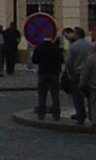
%> input picture crops/pos/img00168.jpg, 96 x 160 px
$ octave compare_hog_configs.m   (GNU Octave 9; MATLAB toolbox functions it lacks are replaced by stand-ins)
%> lines starting %> are read from the running program, lines starting %| are printed output that depends on the picture
%> in hog_from_image, Iin is the input picture: size 160x96x3 uint8; mean R, G, B 43.5, 42, 42
### preprocess_image.m
function Iout = preprocess_image(Iin, cfg)
% preprocess_image Apply grayscale enhancement pipeline from Prac 1 & 2

% Convert to grayscale if RGB
if ndims(Iin) == 3
    Igray = rgb2gray(Iin); % convert to grayscale
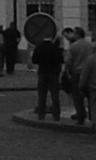
%> Igray: size 160x96 uint8; min 1, max 122, mean 42.5
else
    Igray = Iin;
end

% Work in double for filtering/equalisation
Igray = im2double(Igray);
%> Igray: size 160x96 double

% Resize to target detector window
Iproc = imresize(Igray, cfg.targetSize);
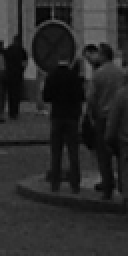
%> Iproc: size 128x64 double (shown 2 times larger); min 0.0106, max 0.447, mean 0.167

% Equalise histogram (Prac 1) if requested
if isfield(cfg, 'equalizeHist') && cfg.equalizeHist
    Iproc = histeq(Iproc);
end

% Apply 3x3 average filter (Prac 2) if requested
if isfield(cfg, 'denoise') && cfg.denoise
    kernel = ones(3) / 9;
    Iproc = filter2(kernel, Iproc, 'same');
end

% Return as uint8 grayscale image
Iout = im2uint8(Iproc);
end

### config.m
function cfg = config()
% config Prepare preprocessing options from Prac 1 & 2
cfg.posDir = fullfile(pwd, 'crops', 'pos'); % positive crops
cfg.negDir = fullfile(pwd, 'crops', 'neg'); % negative crops
cfg.targetSize = [128 64]; % [rows cols] for 64x128 window
% ---
cfg.equalizeHist = false; % histeq toggle (Prac 1)
cfg.denoise = true; % 3x3 average filter (Prac 2)
% ^ best combo evaluated
cfg.seed = 42; % fixed seed for reproducibility
end

### extract_hog.m
function f = extract_hog(I, cfg)
% extract_hog Compute pedestrian HOG descriptor
% I should already be a grayscale crop from preprocess_image. Practical 5
% pipeline is: reshape/resize -> HOG -> row vector for the classifier.

arguments
    I {mustBeNumeric}
    cfg struct
end

targetSize = cfg.targetSize;
hogParams = { ...
    'CellSize', [8 8], ...
    'BlockSize', [2 2], ...
    'BlockOverlap', [1 1], ...
    'NumBins', 9 ...
};

if ~isequal(size(I, 1), targetSize(1)) || ~isequal(size(I, 2), targetSize(2))
    I = imresize(I, targetSize);
end

%> the run ends on the next line
f = extractHOGFeatures(I, hogParams{:});
f = double(f(:)'); % ensure 1xD row vector for feature matrix

% Optional helper for debugging: call visualize_hog(I, cfg)
end

% [24 lines left out: function visualize_hog, not called in this run]

### load_dataset.m
function [files, labels] = load_dataset(cfg)
% load_dataset Gather positive/negative image paths with deterministic order

exts = {'*.png', '*.jpg', '*.jpeg', '*.bmp'};
posFiles = collect_files(cfg.posDir, exts);
negFiles = collect_files(cfg.negDir, exts);

if isempty(posFiles)
    warning('load_dataset:EmptyPos', 'No positive images found in %s', cfg.posDir);
end
if isempty(negFiles)
    warning('load_dataset:EmptyNeg', 'No negative images found in %s', cfg.negDir);
end

files = [posFiles; negFiles];
labels = [ones(numel(posFiles), 1); -ones(numel(negFiles), 1)];

rng(cfg.seed, 'twister'); % deterministic shuffle
perm = randperm(numel(files));
files = files(perm);
labels = labels(perm);
end

function fileList = collect_files(rootDir, exts)
fileList = {};
if ~isfolder(rootDir)
    warning('load_dataset:MissingDir', 'Directory not found: %s', rootDir);
    return;
end
for i = 1:numel(exts)
    listing = dir(fullfile(rootDir, exts{i}));
    paths = fullfile(rootDir, {listing.name});
    fileList = [fileList; paths(:)']; %#ok<AGROW>
end
fileList = fileList(:);
end

### split_dataset.m
function [trainIdx, testIdx] = split_dataset(labels, testRatio, seed)
% split_dataset Balanced train/test partition with fixed seed

% Used fixed random seed for reproducibility
rng(seed, 'twister');

trainIdx = false(size(labels));
testIdx = false(size(labels));

% Ensure balanced split of positives and negatives
pos = find(labels == 1);
neg = find(labels == -1);

posTestCount = max(1, round(numel(pos) * testRatio));
negTestCount = max(1, round(numel(neg) * testRatio));

pos = pos(randperm(numel(pos)));
neg = neg(randperm(numel(neg)));

testIdx(pos(1:posTestCount)) = true;
trainIdx(pos(posTestCount+1:end)) = true;

testIdx(neg(1:negTestCount)) = true;
trainIdx(neg(negTestCount+1:end)) = true;
end

### compare_hog_configs.m
%% compare_hog_configs.m
% Compare baseline vs. dense HOG descriptors using the SVM pipeline (Prac 5).

clear; clc; close all;

cfg = config();
% Use the preprocessing combo found best in experiments
cfg.equalizeHist = false;
cfg.denoise = true;
testRatio = 0.3;

fprintf('Loading dataset...\n');
[fileList, labels] = load_dataset(cfg);
if isempty(fileList)
    error('compare_hog_configs:EmptyDataset', 'No crops available for comparison.');
end

fprintf('Preparing deterministic train/test split...\n');
[trainIdx, testIdx] = split_dataset(labels, testRatio, cfg.seed);

experiments = {
    'BaselineHOG', @extract_hog,            'CellSize [8 8], Block [2 2], Overlap [1 1]';
    'DenseHOG',    @dense_hog_descriptor,   'CellSize [4 4], Block [2 2], Overlap [1 1]'
};

results = struct('Name', [], 'Description', [], 'Accuracy', [], ...
    'Precision', [], 'Recall', [], 'F1', []);

for i = 1:size(experiments, 1)
    expName = experiments{i, 1};
    hogFunc = experiments{i, 2};
    desc = experiments{i, 3};

    fprintf('\n[%s] Building feature matrix...\n', expName);
    feats = build_feature_matrix(fileList, cfg, hogFunc);
% [47 lines not run here, left out]
function feats = build_feature_matrix(files, cfg, hogFunc)
numSamples = numel(files);
sampleFeat = hog_from_image(files{1}, cfg, hogFunc);
featLen = numel(sampleFeat);
feats = zeros(numSamples, featLen, 'double');
feats(1, :) = sampleFeat;
for i = 2:numSamples
    feats(i, :) = hog_from_image(files{i}, cfg, hogFunc);
end
end

function feat = hog_from_image(path, cfg, hogFunc)
Iin = imread(path);
Iproc = preprocess_image(Iin, cfg);
feat = hogFunc(Iproc, cfg);
end
